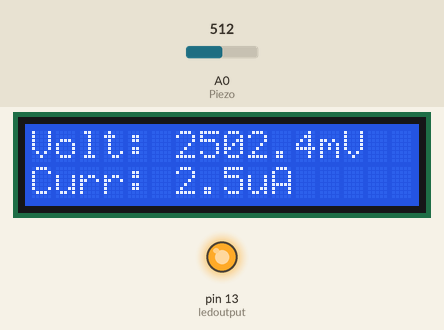
This sketch was run on a simulated Arduino Uno, built with avr-gcc and run on an emulated ATmega328P. Shown: 16×2 character LCD, output pins drawn as LEDs (lit = HIGH). The inputs (shaded band) are chosen by the test bench; at power-on: A0 (Piezo) = 512. What the sketch prints to the serial monitor is not drawn.

Above: at 3.2 s.
3.3 s: A0 (Piezo) set to 716
At 4.0 s:
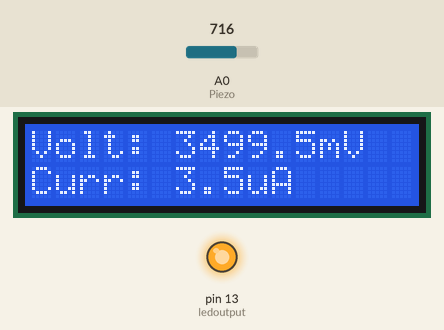
5.1 s: A0 (Piezo) set to 900
At 6.1 s:
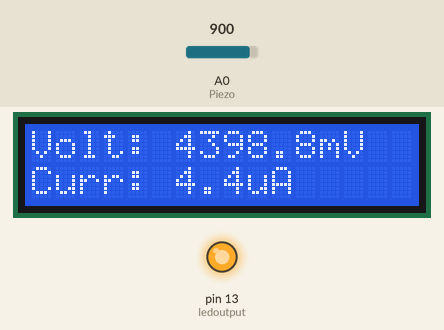
6.7 s: A0 (Piezo) set to 1023
At 7.9 s:
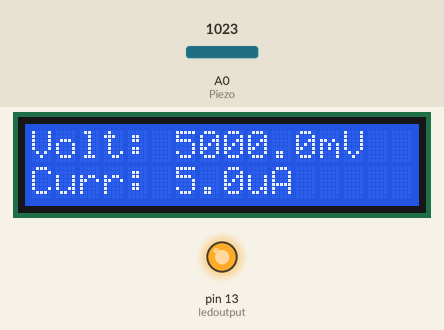
8.2 s: A0 (Piezo) set to 512
At 9.1 s:
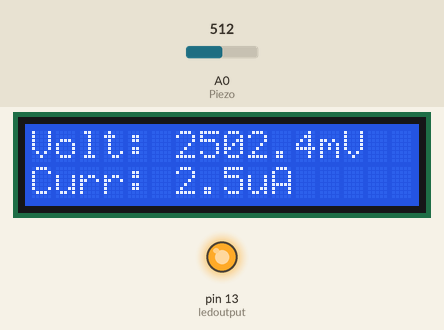
9.8 s: A0 (Piezo) set to 490
At 10.8 s:
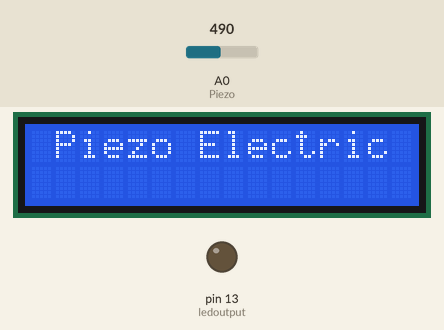
Timing chart, 0 to 12.3 s (numbered marks = the images above; inputs shaded):
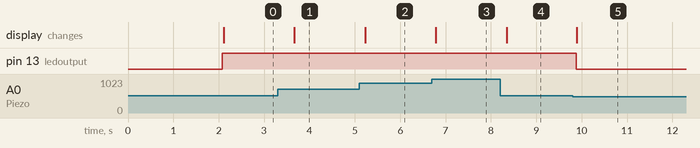

The sketch:

piezo.ino
```cpp
#include <LiquidCrystal_I2C.h>

LiquidCrystal_I2C lcd(0x27, 16, 2);

int Piezo = A0;
int ledoutput = 13;
int THRESHOLD = 500;  // Adjust this as needed

void setup() {
  pinMode(ledoutput, OUTPUT);
  Serial.begin(9600);

  lcd.init();
  lcd.backlight();
  lcd.setCursor(1, 0);
  lcd.print("Piezo Electric");
  delay(2000);
  lcd.clear();
}

void loop() {
  int sensorValue = analogRead(Piezo);
  float voltage = (sensorValue / 1023.0) * 5.0;           // in Volts
  float current_microamps = (voltage / 1000000.0) * 1e6;  // μA if 1 MΩ resistor

  if (sensorValue >= THRESHOLD) {
    digitalWrite(ledoutput, HIGH);

    Serial.print("Analog Value = ");
    Serial.println(sensorValue);
    Serial.print("Volt = ");
    Serial.print(voltage * 1000);  // Convert to mV
    Serial.println(" mV");

    Serial.print("Current = ");
    Serial.print(current_microamps);
    Serial.println(" uA");

    lcd.clear();
    lcd.setCursor(0, 0);
    lcd.print("Volt: ");
    lcd.print(voltage * 1000, 1);  // Display in mV
    lcd.print("mV");

    lcd.setCursor(0, 1);
    lcd.print("Curr: ");
    lcd.print(current_microamps, 1);
    lcd.print("uA");

    delay(500);
  } else {
    digitalWrite(ledoutput, LOW);

    Serial.print("Analog Value = ");
    Serial.println(sensorValue);


    lcd.clear();
    lcd.setCursor(1, 0);
    lcd.print("Piezo Electric");
  }

  delay(250);
}
```

Measured:
- the behaviour switches between 500 and 499 on A0 (Piezo) (found by bisection; images 4 and 5)
- after the input at 3.3 s, the display: changes after 0.37 s (image 1)
- after the input at 5.1 s, the display: changes after 0.13 s (image 2)
- after the input at 6.7 s, the display: changes after 0.09 s (image 3)
- after the input at 8.2 s, the display: changes after 0.15 s (image 4)
- after the input at 9.8 s, pin 13 (ledoutput): HIGH → LOW after 0.08 s; the display: changes after 0.10 s (image 5)
